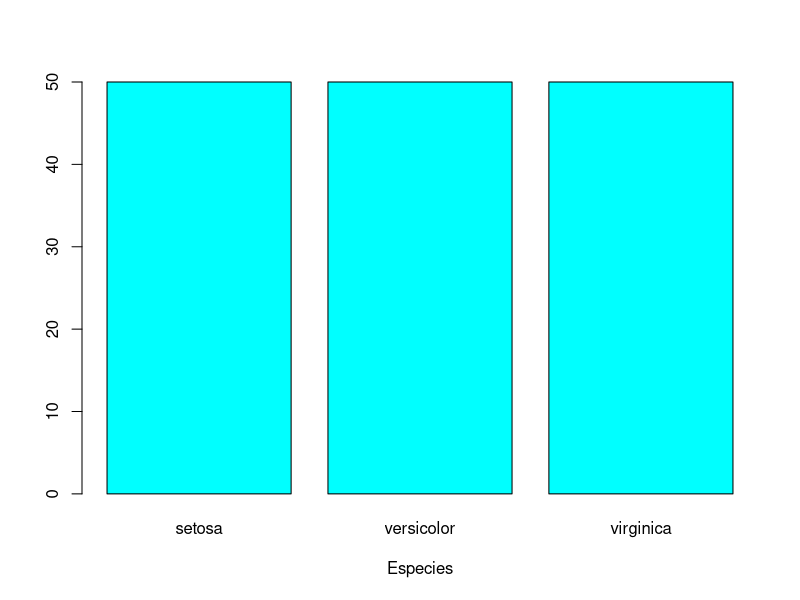

Write R code to recreate this figure.
## ---- chunk 1
knitr::opts_chunk$set(echo = TRUE)
## ---- chunk 2
nomiris<- c("Setosa","Versicolor","Virginica")
print(nomiris)
## ---- chunk 3
plot(iris$Species,xlab="Especies",col="cyan")
